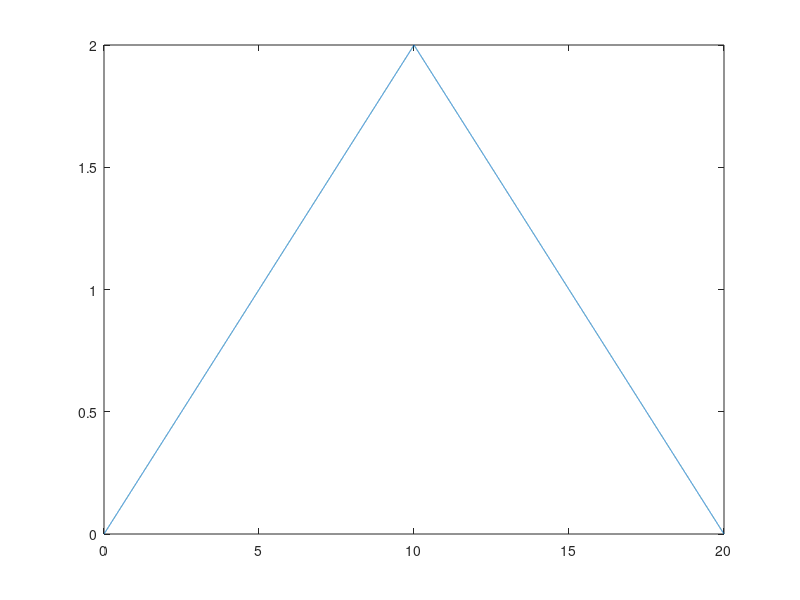
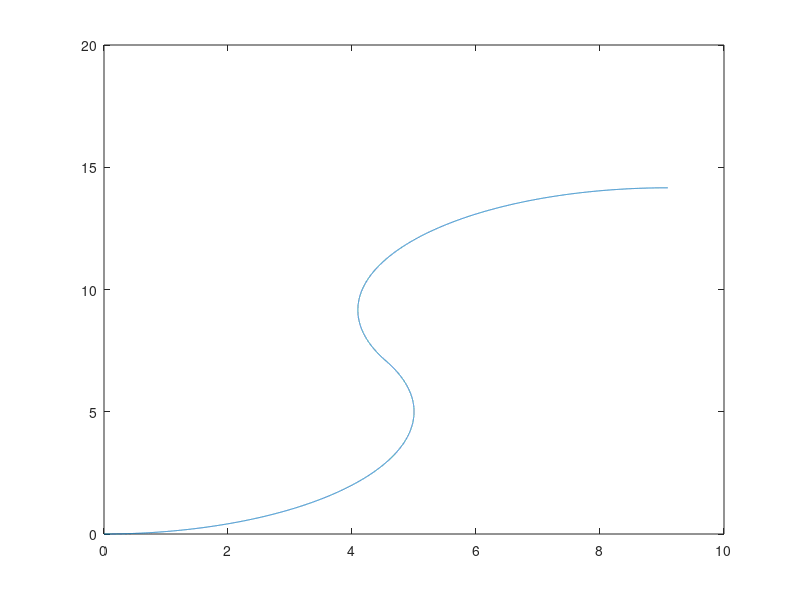

Here is the MATLAB script that generated these plots, in order:
%% UGV trajectory generation
% always start from [0 0 0]

% Experimental time [s]
T = 20;
Ts = 1e-3;

% %% x, y trajectories and theta angles to track
% trajectory.signals.values = zeros(T/Ts,2);
% trajectory.signals.dimensions = 2;
% trajectory.time = zeros(T/Ts,1);
% 
% heading.signals.values = zeros(T/Ts,1);
% heading.signals.dimensions = 1;
% heading.time = zeros(T/Ts,1);
% m = 0.5;
% 
% for i = 0:(T/Ts-1)
%     trajectory.signals.values(i+1,:) = [Ts*i, m*Ts*i];
%     heading.signals.values(i+1,:) = atan(m);
%     trajectory.time(i+1) = Ts*i;
% end
% 
% heading.time = trajectory.time;

%% linear and angular desired velocities
w_ref.signals.values = zeros(T/Ts,1);
w_ref.signals.dimensions = 1;
w_ref.time = zeros(T/Ts,1);

v_ref.signals.values = zeros(T/Ts,1);
v_ref.signals.dimensions = 1;
v_ref.time = zeros(T/Ts,1);

for i = 1:(T/Ts-1)
    if (i < T/(2*Ts))
        w_ref.signals.values(i+1) = 0.2;
    else
        w_ref.signals.values(i+1) = -0.2;
    end
    v_ref.signals.values(i+1) = 1;
    w_ref.time(i+1) = Ts*i;
end
v_ref.time = w_ref.time;

% obtain the trajectory in x,y,theta
pos_trajectory.signals.values = zeros(T/Ts,2);
head_trajectory.signals.values = zeros(T/Ts,1);
pos_trajectory.signals.dimensions = 2;
head_trajectory.signals.dimensions = 1;
pos_trajectory.time = v_ref.time;
head_trajectory.time = v_ref.time;

for i = 1:(T/Ts-1)
    head_trajectory.signals.values(i+1,1) = head_trajectory.signals.values(i,1) + w_ref.signals.values(i)*Ts;  % theta
    pos_trajectory.signals.values(i+1,1) = pos_trajectory.signals.values(i,1) + v_ref.signals.values(i)*cos(head_trajectory.signals.values(i,1))*Ts;  % x
    pos_trajectory.signals.values(i+1,2) = pos_trajectory.signals.values(i,2) + v_ref.signals.values(i)*sin(head_trajectory.signals.values(i,1))*Ts;  % x
end

plot(head_trajectory.time, head_trajectory.signals.values)
figure(2)
plot(pos_trajectory.signals.values(:,1), pos_trajectory.signals.values(:,2))